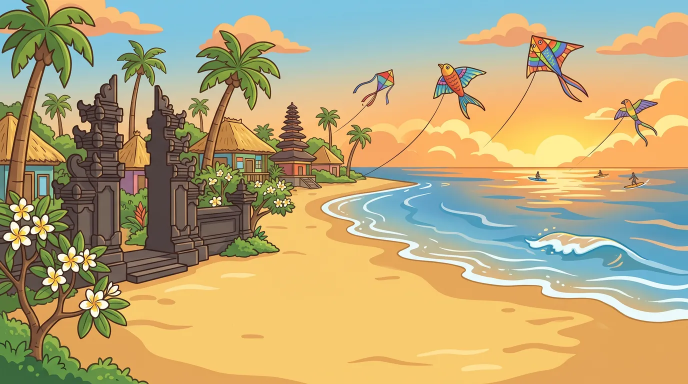
#> input picture game/a/bg_bali.webp, 1376 x 768 px (shown at 1/2 size); its folder holds 4 pictures in this run
$ python mkthumbs.py
#> lines starting #> are read from the running program, lines starting #| are printed output that depends on the picture
"""Make small map-card pictures a/bt_<bg>.webp from the big beach backgrounds a/bg_*.webp.
The map shows 67 cards; decoding 67 full-size backgrounds made the map stutter on phones.
Run after adding or changing a beach background:  python3 tools/mkthumbs.py game/a"""
import sys,glob,os
from PIL import Image
d=sys.argv[1] if len(sys.argv)>1 else 'game/a'
n=0
for f in sorted(glob.glob(os.path.join(d,'bg_*.webp'))):
    name=os.path.basename(f)[3:-5]
    if name.startswith('map'):continue
    im=Image.open(f).convert('RGB')
#> im is the input picture: PIL image 1376x768 RGB; mean R, G, B 183.4, 167.1, 122.2
    w=560;h=round(im.height*w/im.width)
#> after `h = round(im.height * w / im.width)`: h = 313
    im.resize((w,h),Image.LANCZOS).save(os.path.join(d,'bt_'+name+'.webp'),quality=80,method=6)
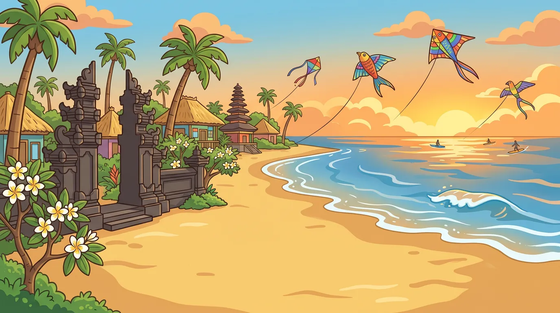
#> saved as bt_bali.webp: PIL image 560x313 RGB; mean R, G, B 183.3, 167.1, 122.2
    n+=1
print(n,'thumbs')

$ run again, on game/a/bg_bondi.webp
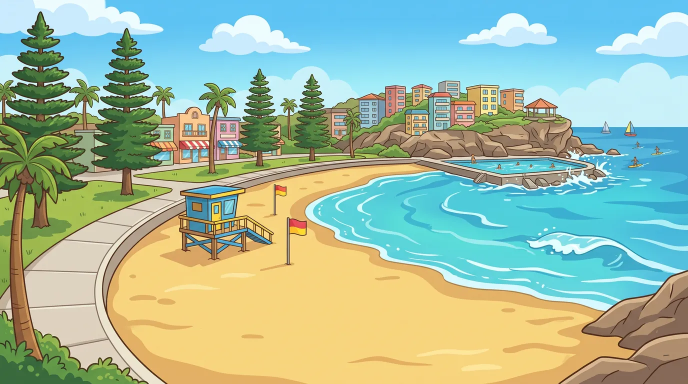
#> input picture game/a/bg_bondi.webp, 1376 x 768 px (shown at 1/2 size)
#> im is the input picture: PIL image 1376x768 RGB; mean R, G, B 160.8, 186.8, 162.1
#> `im.resize((w,h),Image.LANCZOS).save(os.path.join(d,'bt_'+name+'.webp')..`:
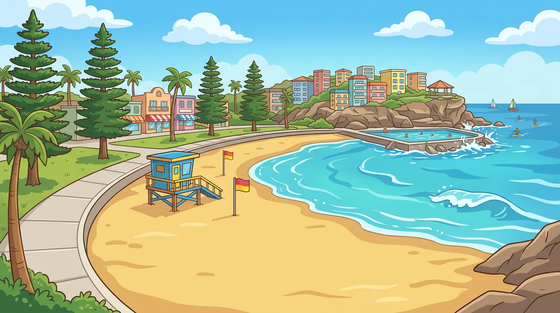
#> saved as bt_bondi.webp: PIL image 560x313 RGB; mean R, G, B 160.8, 186.7, 162.1

$ run again, on game/a/bg_borabora.webp
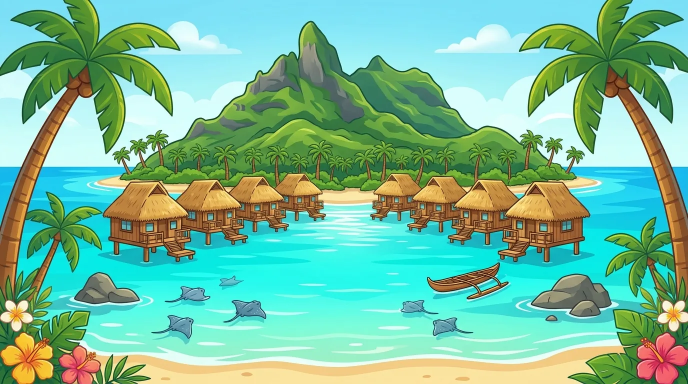
#> input picture game/a/bg_borabora.webp, 1376 x 768 px (shown at 1/2 size)
#> im is the input picture: PIL image 1376x768 RGB; mean R, G, B 119.6, 187.1, 154.6
#> `im.resize((w,h),Image.LANCZOS).save(os.path.join(d,'bt_'+name+'.webp')..`:
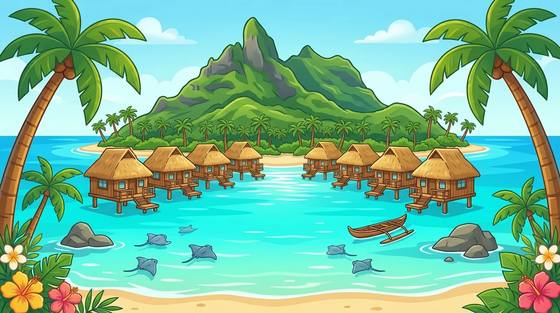
#> saved as bt_borabora.webp: PIL image 560x313 RGB; mean R, G, B 119.6, 187.1, 154.6

$ run again, on game/a/bg_cairns.webp
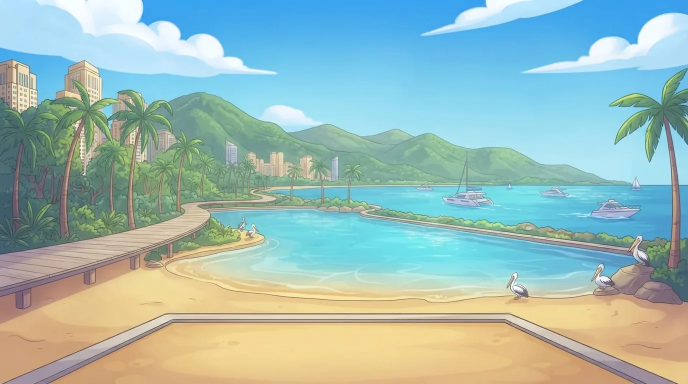
#> input picture game/a/bg_cairns.webp, 1376 x 768 px (shown at 1/2 size)
#> im is the input picture: PIL image 1376x768 RGB; mean R, G, B 156.1, 187, 181.6
#> `im.resize((w,h),Image.LANCZOS).save(os.path.join(d,'bt_'+name+'.webp')..`:
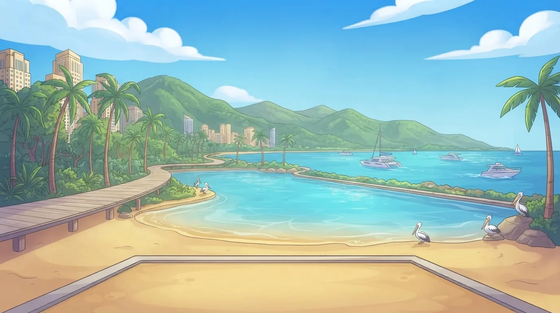
#> saved as bt_cairns.webp: PIL image 560x313 RGB; mean R, G, B 156.1, 187, 181.6
